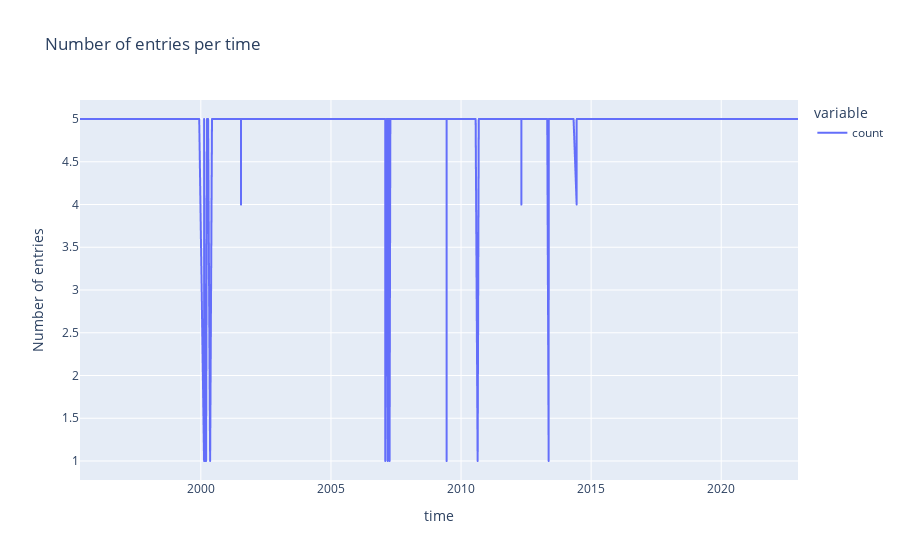

Notebook source saved alongside this figure:
### Code cell
raw_data["time"].value_counts().sort_index().plot(
    title="Number of entries per time",
    labels=dict(
        index="Time",
        value="Number of entries",
    ),
)

### Figure 1 — Plotly figure (JSON) as saved in the notebook; plotly's stock layout.template omitted (floating-point values rounded to 4 significant figures; data arrays with more than 128 entries replaced by an {"elided": "..."} marker saying what was removed)
{"data": [{"hovertemplate": "variable=count<br>time=%{x}<br>Number of entries=%{y}<extra></extra>", "legendgroup": "count", "line": {"color": "#636efa", "dash": "solid"}, "marker": {"symbol": "circle"}, "mode": "lines", "name": "count", "showlegend": true, "type": "scattergl", "x": {"elided": "1364 str values"}, "xaxis": "x", "y": {"elided": "1364 int values"}, "yaxis": "y"}], "layout": {"legend": {"title": {"text": "variable"}, "tracegroupgap": 0}, "title": {"text": "Number of entries per time"}, "xaxis": {"anchor": "y", "domain": [0, 1], "title": {"text": "time"}}, "yaxis": {"anchor": "x", "domain": [0, 1], "title": {"text": "Number of entries"}}}}
